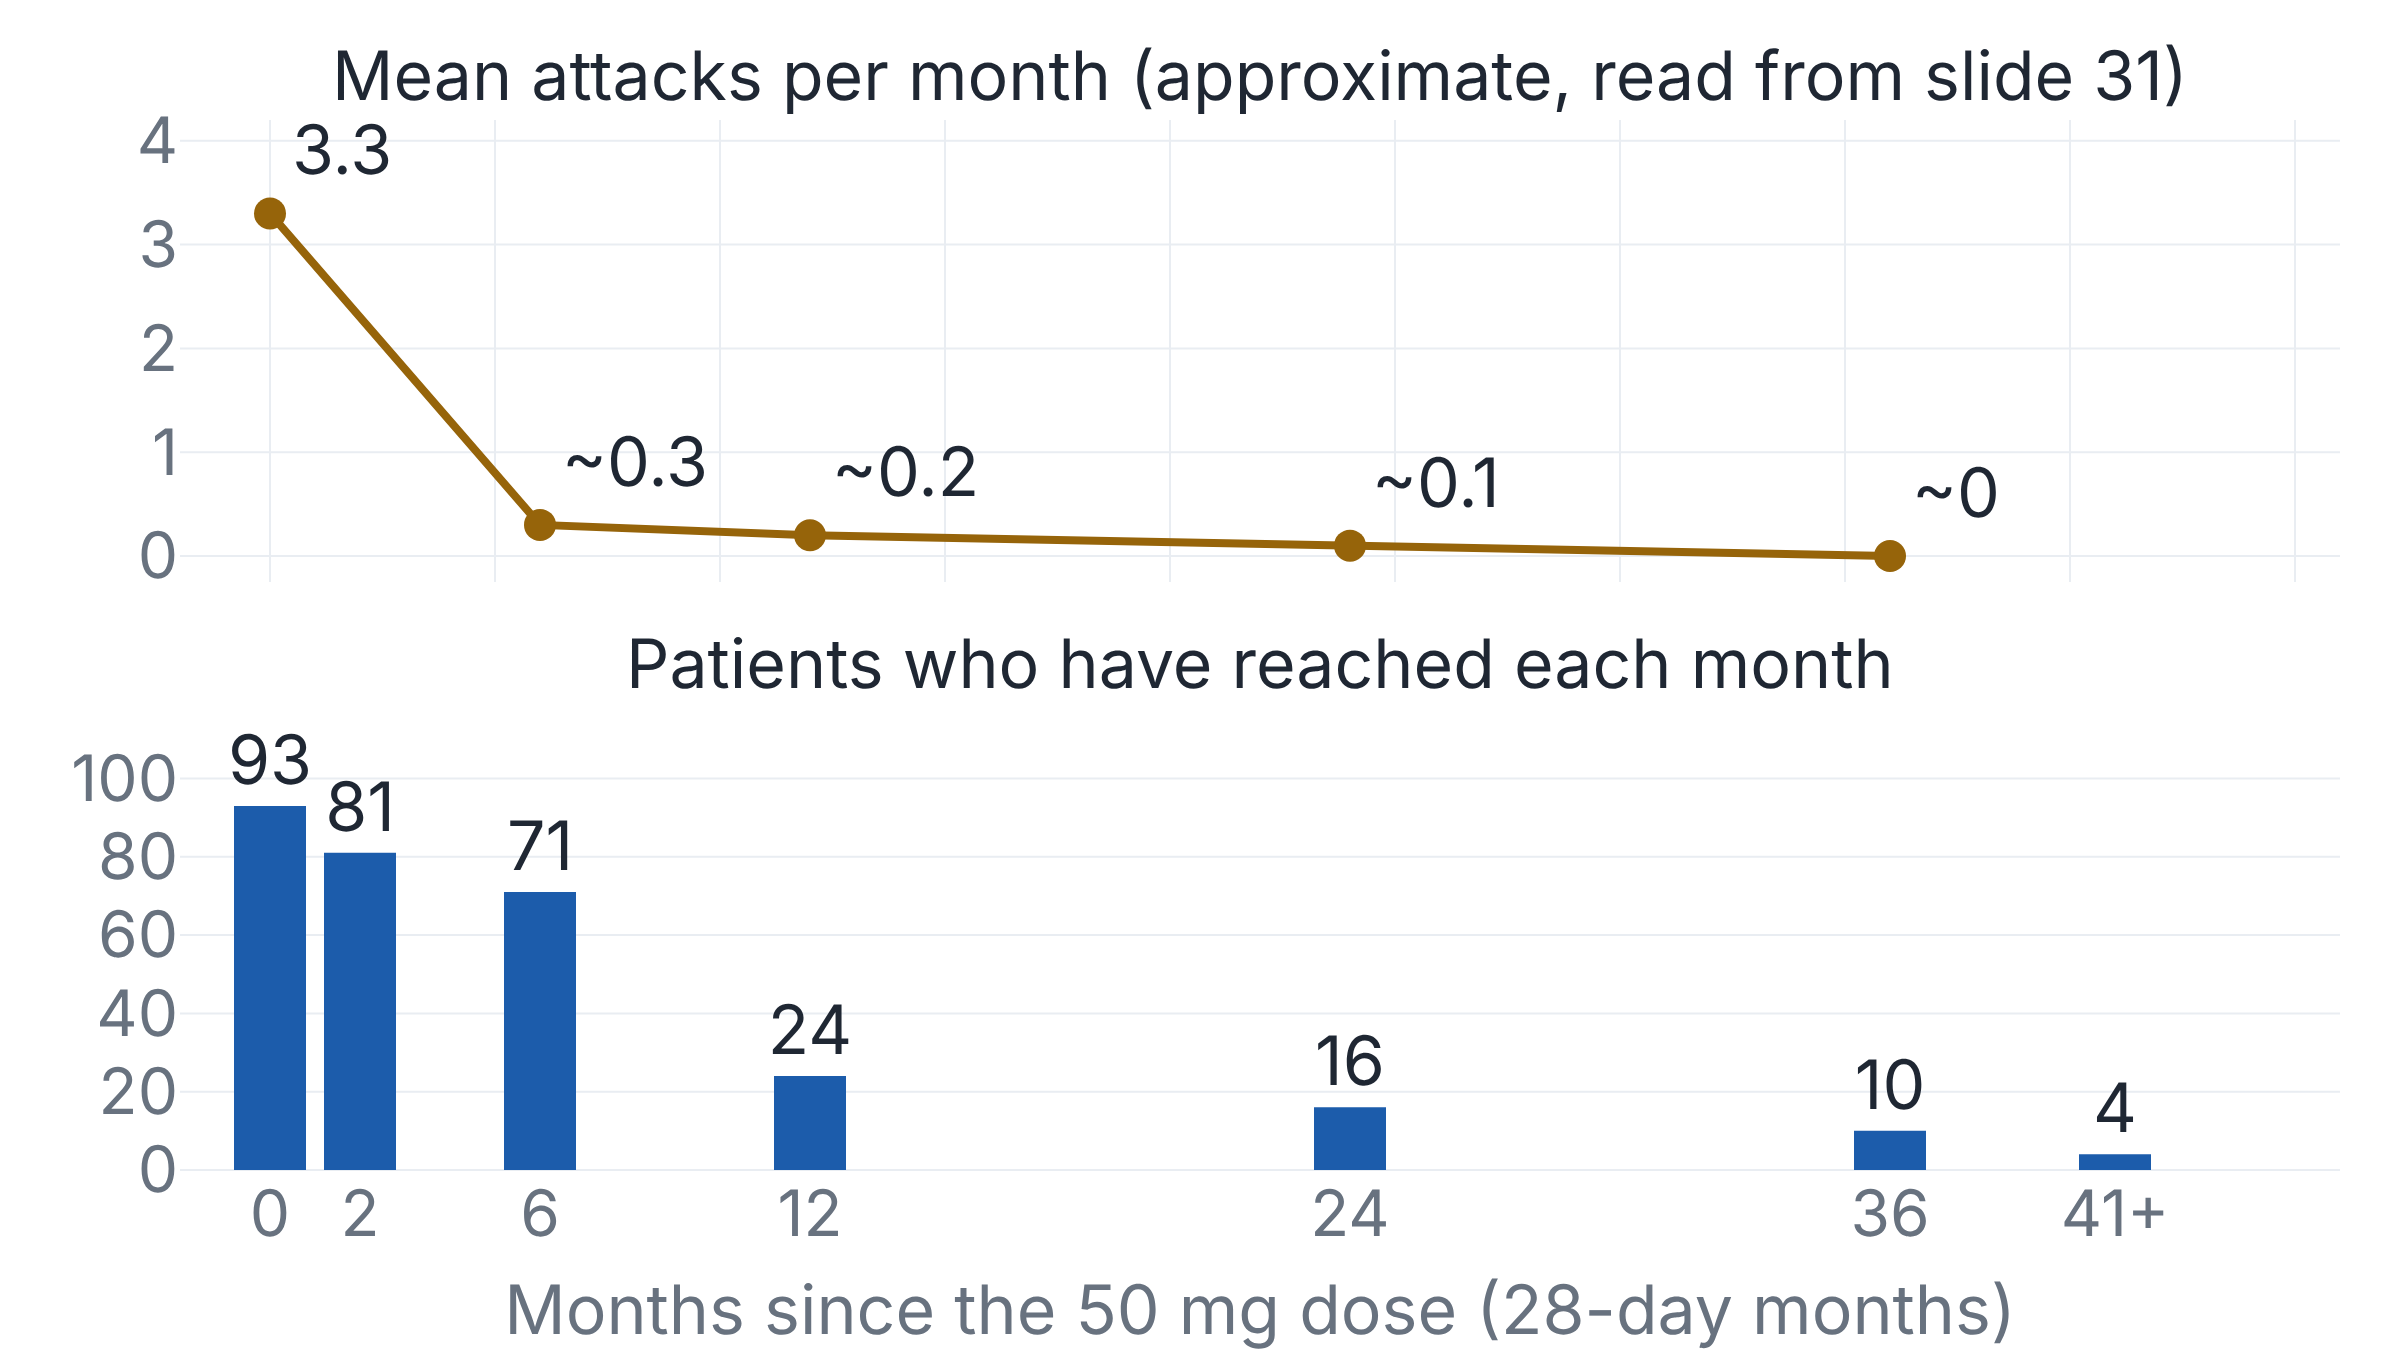

Write the Python code that produced this figure.
"""Attack rate and number of patients behind it, lonvo-z integrated analysis.

Source: Intellia investor deck "Readying Lonvo-z for Patients with HAE", 12 Nov
2026 (SEC Exhibit 99.1), slide 31. 93 patients given one 50 mg dose in Phase 1/2
or HAELO; no control arm; one month = 28 days.

Mean monthly attack rate was read from the slide's plot: 3.3 at baseline, about
0.3 at month 6, 0.2 at month 12, 0.1 at month 24, 0.0 from month 35 (shown at
month 36). Patients who had reached each month come from the slide's at-risk
row: 93 at baseline and month 1, 81 at month 2, 71 at month 6, 24 at month 12,
16 at month 24, 10 at month 36, 4 at month 41 and later.
"""

import plotly.graph_objects as go
from plotly.subplots import make_subplots

rate_x = [0, 6, 12, 24, 36]
rate_y = [3.3, 0.3, 0.2, 0.1, 0.0]
risk_x = [0, 2, 6, 12, 24, 36, 41]
risk_y = [93, 81, 71, 24, 16, 10, 4]

fig = make_subplots(
    rows=2,
    cols=1,
    shared_xaxes=True,
    vertical_spacing=0.12,
    row_heights=[0.5, 0.5],
    subplot_titles=(
        "Mean attacks per month (approximate, read from slide 31)",
        "Patients who have reached each month",
    ),
)
fig.add_trace(
    go.Scatter(
        x=rate_x,
        y=rate_y,
        mode="lines+markers+text",
        text=["3.3"] + [f"~{v:g}" for v in rate_y[1:]],
        textposition="top right",
        textfont={"size": 34},
        marker={"size": 16},
        line={"width": 4},
        showlegend=False,
    ),
    row=1,
    col=1,
)
fig.add_trace(
    go.Bar(
        x=risk_x,
        y=risk_y,
        width=[1.6] * len(risk_x),
        text=[str(v) for v in risk_y],
        textposition="outside",
        constraintext="none",
        cliponaxis=False,
        textfont={"size": 34},
        marker={"color": "#1c5cab"},
        showlegend=False,
    ),
    row=2,
    col=1,
)
fig.update_layout(
    font={"size": 34},
    margin={"t": 60, "r": 30, "b": 90, "l": 90},
)
fig.update_annotations(font={"size": 34})
fig.update_yaxes(range=[-0.25, 4.2], tickfont={"size": 32}, row=1, col=1)
fig.update_yaxes(range=[0, 118], tickfont={"size": 32}, row=2, col=1)
fig.update_xaxes(
    tickmode="array",
    tickvals=[0, 2, 6, 12, 24, 36, 41],
    ticktext=["0", "2", "6", "12", "24", "36", "41+"],
    range=[-2, 46],
    tickfont={"size": 32},
    title={"text": "Months since the 50 mg dose (28-day months)", "font": {"size": 34}},
    row=2,
    col=1,
)
